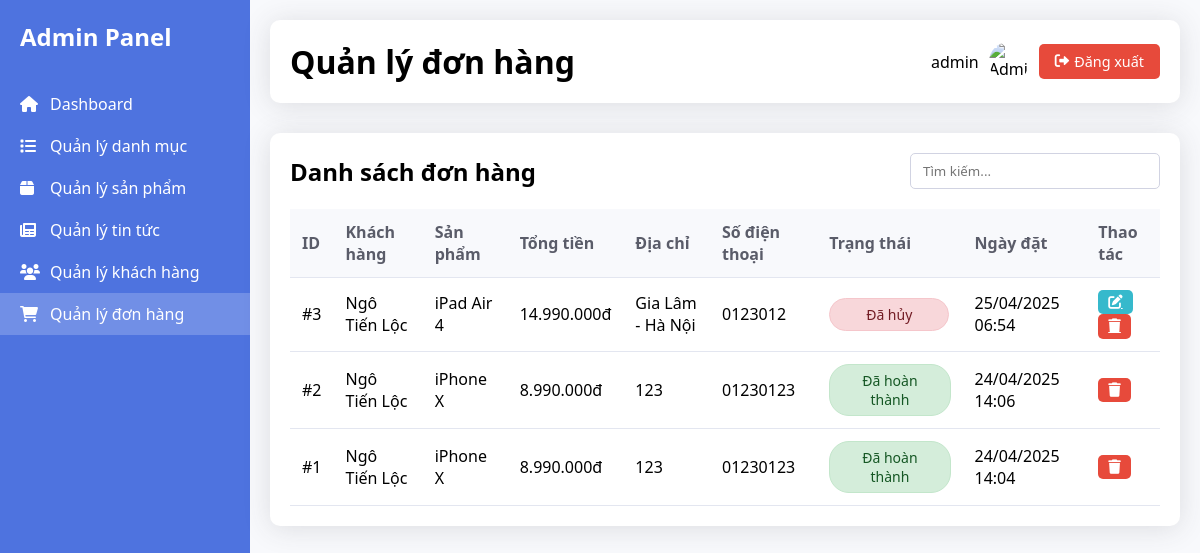
The app's page /admin/order.php (signed in) with its own data.
### tables this page shows
CREATE TABLE `orders` (
  `id` int(11) NOT NULL,
  `customer_id` int(11) NOT NULL,
  `product_id` int(11) NOT NULL,
  `gender` enum('male','female') NOT NULL,
  `fullname` varchar(255) NOT NULL,
  `phone` varchar(20) NOT NULL,
  `address` text NOT NULL,
  `note` text DEFAULT NULL,
  `total_amount` decimal(10,2) NOT NULL,
  `status` enum('pending','shipping','completed','cancelled') DEFAULT 'pending',
  `created_at` timestamp NOT NULL DEFAULT current_timestamp(),
  `updated_at` timestamp NOT NULL DEFAULT current_timestamp() ON UPDATE current_timestamp()
);

CREATE TABLE `products` (
  `id` int(11) NOT NULL,
  `name` varchar(255) NOT NULL,
  `category_id` int(11) NOT NULL,
  `price` decimal(10,2) NOT NULL,
  `quantity` int(11) NOT NULL DEFAULT 0,
  `description` text DEFAULT NULL,
  `image` varchar(255) DEFAULT NULL,
  `status` enum('active','inactive') DEFAULT 'active',
  `created_at` timestamp NOT NULL DEFAULT current_timestamp()
);

### admin/order.php (the view, shortened to what this page needs)
<?php
require_once '../config/config.php';
$sql = "SELECT o.*, c.name as customer_name, p.name as product_name
        FROM orders o
        LEFT JOIN customers c ON o.customer_id = c.id
        LEFT JOIN products p ON o.product_id = p.id
        ORDER BY o.created_at DESC";
$orders = mysqli_query($conn, $sql);
?>
<?php include 'components/head.php'; ?>
<body>
    <div class="container">
        <?php include 'components/menubar.php'; ?>
        <div class="main-content">
            <?php include 'components/header.php'; ?>
            <div class="content">
                <div class="table-container">
                    <div class="table-header">
                        <h2>Danh sách đơn hàng</h2>
                        <div class="table-actions">
                            <input type="text" id="searchInput" placeholder="Tìm kiếm...">
                        </div>
                    </div>
                    <table class="data-table">
                        <thead>
                            <tr>
                                <th>ID</th>
                                <th>Khách hàng</th>
                                <th>Sản phẩm</th>
                                <th>Tổng tiền</th>
                                <th>Địa chỉ</th>
                                <th>Số điện thoại</th>
                                <th>Trạng thái</th>
                                <th>Ngày đặt</th>
                                <th>Thao tác</th>
                            </tr>
                        </thead>
                        <tbody>
                            <?php while ($order = mysqli_fetch_assoc($orders)): ?>
                            <tr>
                                <td>#<?php echo $order['id']; ?></td>
                                <td><?php echo $order['fullname']; ?></td>
                                <td><?php echo $order['product_name']; ?></td>
                                <td><?php echo number_format($order['total_amount'], 0, ',', '.'); ?>đ</td>
                                <td><?php echo $order['address']; ?></td>
                                <td><?php echo $order['phone']; ?></td>
                                <td>
                                    <span class="status <?php echo $order['status']; ?>">
                                        <?php
                                        switch($order['status']) {
                                            case 'completed':
                                                echo 'Đã hoàn thành';
                                                break;
                                            case 'cancelled':
                                                echo 'Đã hủy';
                                                break;
                                        }
                                        ?>
                                    </span>
                                </td>
                                <td><?php echo date('d/m/Y H:i', strtotime($order['created_at'])); ?></td>
                                <td>
                                    <?php if ($order['status'] != 'completed'): ?>
                                        <a href="order.php?edit=<?php echo $order['id']; ?>" class="btn btn-edit">
                                            <i class="fas fa-edit"></i>
                                        </a>
                                    <?php endif; ?>
                                    <a href="order.php?delete=<?php echo $order['id']; ?>"
                                       class="btn btn-delete"
                                       onclick="return confirm('Bạn có chắc chắn muốn xóa đơn hàng này?')">
                                        <i class="fas fa-trash"></i>
                                    </a>
                                </td>
                            </tr>
                            <?php endwhile; ?>
                        </tbody>
                    </table>
                </div>
            </div>
        </div>
    </div>
</body>
</html>

### style/style.css (style rules this page uses)
* { margin: 0; padding: 0; box-sizing: border-box; font-family: "Segoe UI", Tahoma, Geneva, Verdana, sans-serif; }
:root { --primary-color: #4e73df; --secondary-color: #858796; --success-color: #1cc88a; --info-color: #36b9cc; --warning-color: #f6c23e; --danger-color: #e74a3b; --light-color: #f8f9fc; --dark-color: #5a5c69; }
body { background-color: #f8f9fc; }
.container { display: flex; min-height: 100vh; }
.main-content { flex: 1; padding: 20px; }

### style/table.css (style rules this page uses)
.table-container { background-color: white; padding: 20px; border-radius: 10px; box-shadow: 0 0.15rem 1.75rem 0 rgba(58, 59, 69, 0.15); }
.table-header { display: flex; justify-content: space-between; align-items: center; margin-bottom: 20px; }
.table-actions { display: flex; gap: 10px; }
.table-actions input { padding: 8px 12px; border: 1px solid #d1d3e2; border-radius: 5px; width: 250px; }
.data-table { width: 100%; border-collapse: collapse; }
.data-table th, .data-table td { padding: 12px; text-align: left; border-bottom: 1px solid #e3e6f0; }
.data-table th { background-color: #f8f9fc; font-weight: 600; color: var(--dark-color); }
.status { padding: 5px 10px; border-radius: 20px; font-size: 0.85rem; font-weight: 500; }
.btn { padding: 8px 16px; border: none; border-radius: 5px; cursor: pointer; font-size: 0.9rem; display: inline-flex; align-items: center; gap: 5px; transition: all 0.3s; }
.btn-edit { background-color: var(--info-color); color: white; padding: 5px 10px; }
.btn-delete { background-color: var(--danger-color); color: white; padding: 5px 10px; }

### admin/order.php (style rules this page uses)
.status { padding: 6px 12px; border-radius: 20px; font-size: 14px; font-weight: 500; text-align: center; display: inline-block; min-width: 120px; }
.status.completed { background-color: #d4edda; color: #155724; border: 1px solid #c3e6cb; }
.status.cancelled { background-color: #f8d7da; color: #721c24; border: 1px solid #f5c6cb; }

### records on screen
orders: id "3", fullname "Ngô Tiến Lộc", product.name "iPad Air 4", total_amount "14.990.000", address "Gia Lâm - Hà Nội", phone "0123012", status "Đã hủy", created_at "25/04/2025 06:54"
orders: id "2", fullname "Ngô Tiến Lộc", product.name "iPhone X", total_amount "8.990.000", address "123", phone "01230123", status "Đã hoàn thành", created_at "24/04/2025 14:06"
orders: id "1", fullname "Ngô Tiến Lộc", product.name "iPhone X", total_amount "8.990.000", address "123", phone "01230123", status "Đã hoàn thành", created_at "24/04/2025 14:04"

### other values on screen
$page_title "Quản lý đơn hàng"
$_SESSION['username'] "admin"
